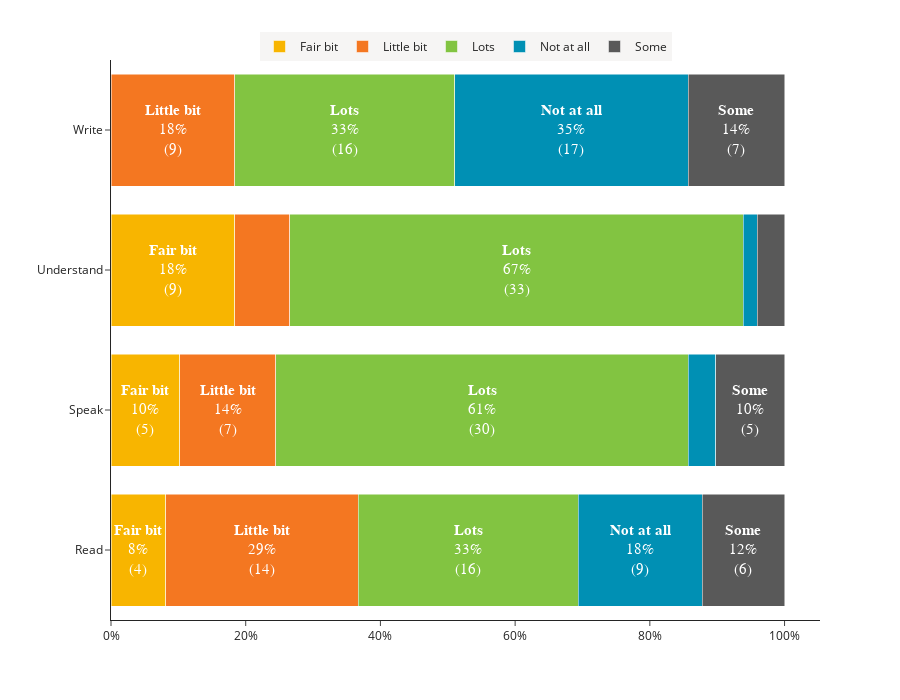

Notebook cell for this chart:
### Code cell
colors = ['#F8B500', '#F47721', '#82C441', '#0090B4', '#595959']

customdata  = np.stack((grouped_df['Response'], grouped_df['Count']), axis=-1)

hovertemplate = ("<b>%{customdata[0]}</b><br>" +
                  "Percentage: %{x:.0%}<br>" +
                  "Count: %{customdata[1]}<br>" +
                  "<extra></extra>")


fig = px.bar(grouped_df,
             x = 'Percentage',
             y='Question',
             color='Response',
             barmode = 'stack',
             orientation='h',
             template="simple_white",
             text = "<b>" + grouped_df['Response'] + "</b>" + "<br>" +
                    grouped_df['Percentage'].apply(lambda x: '{0:1.0f}%'.format(x * 100)) +
                    "<br>" + '(' + grouped_df['Count'].astype(str) + ')',
             hover_data={'Question':True, 'Response': True, 'Percentage': True, 'Count':True},
             height = 700,
             color_discrete_sequence=colors)

fig.update_traces(textposition='inside',
                  insidetextanchor= 'middle',
                  textfont=dict(family="san serif",
                                color="white"),
                  hovertemplate=hovertemplate)
                  
fig.update_yaxes(title = '',
                 showticklabels= True,)
fig.update_xaxes(title = '',
                 tickformat = ",.0%",
                 showticklabels= True,)

fig.update_layout(uniformtext_minsize=15,
                  uniformtext_mode='hide',
                  legend= dict(title= None,
                               bgcolor='#F6F5F4',
                               orientation = 'h',
                               yanchor="top",
                               y=1.05,
                               xanchor="center",
                               x=.5))
fig.show()

### Figure 1 — Plotly figure (JSON) as saved in the notebook; plotly's stock layout.template omitted (floating-point values rounded to 4 significant figures)
{"data": [{"alignmentgroup": "True", "customdata": [["Fair bit", 4], ["Fair bit", 5], ["Fair bit", 9]], "hovertemplate": "<b>%{customdata[0]}</b><br>Percentage: %{x:.0%}<br>Count: %{customdata[1]}<br><extra></extra>", "insidetextanchor": "middle", "legendgroup": "Fair bit", "marker": {"color": "#F8B500", "pattern": {"shape": ""}}, "name": "Fair bit", "offsetgroup": "Fair bit", "orientation": "h", "showlegend": true, "text": ["<b>Fair bit</b><br>8%<br>(4)", "<b>Fair bit</b><br>10%<br>(5)", "<b>Fair bit</b><br>18%<br>(9)"], "textfont": {"color": "white", "family": "san serif"}, "textposition": "inside", "type": "bar", "x": [0.08163, 0.102, 0.1837], "xaxis": "x", "y": ["Read", "Speak", "Understand"], "yaxis": "y"}, {"alignmentgroup": "True", "customdata": [["Little bit", 14], ["Little bit", 7], ["Little bit", 4], ["Little bit", 9]], "hovertemplate": "<b>%{customdata[0]}</b><br>Percentage: %{x:.0%}<br>Count: %{customdata[1]}<br><extra></extra>", "insidetextanchor": "middle", "legendgroup": "Little bit", "marker": {"color": "#F47721", "pattern": {"shape": ""}}, "name": "Little bit", "offsetgroup": "Little bit", "orientation": "h", "showlegend": true, "text": ["<b>Little bit</b><br>29%<br>(14)", "<b>Little bit</b><br>14%<br>(7)", "<b>Little bit</b><br>8%<br>(4)", "<b>Little bit</b><br>18%<br>(9)"], "textfont": {"color": "white", "family": "san serif"}, "textposition": "inside", "type": "bar", "x": [0.2857, 0.1429, 0.08163, 0.1837], "xaxis": "x", "y": ["Read", "Speak", "Understand", "Write"], "yaxis": "y"}, {"alignmentgroup": "True", "customdata": [["Lots", 16], ["Lots", 30], ["Lots", 33], ["Lots", 16]], "hovertemplate": "<b>%{customdata[0]}</b><br>Percentage: %{x:.0%}<br>Count: %{customdata[1]}<br><extra></extra>", "insidetextanchor": "middle", "legendgroup": "Lots", "marker": {"color": "#82C441", "pattern": {"shape": ""}}, "name": "Lots", "offsetgroup": "Lots", "orientation": "h", "showlegend": true, "text": ["<b>Lots</b><br>33%<br>(16)", "<b>Lots</b><br>61%<br>(30)", "<b>Lots</b><br>67%<br>(33)", "<b>Lots</b><br>33%<br>(16)"], "textfont": {"color": "white", "family": "san serif"}, "textposition": "inside", "type": "bar", "x": [0.3265, 0.6122, 0.6735, 0.3265], "xaxis": "x", "y": ["Read", "Speak", "Understand", "Write"], "yaxis": "y"}, {"alignmentgroup": "True", "customdata": [["Not at all", 9], ["Not at all", 2], ["Not at all", 1], ["Not at all", 17]], "hovertemplate": "<b>%{customdata[0]}</b><br>Percentage: %{x:.0%}<br>Count: %{customdata[1]}<br><extra></extra>", "insidetextanchor": "middle", "legendgroup": "Not at all", "marker": {"color": "#0090B4", "pattern": {"shape": ""}}, "name": "Not at all", "offsetgroup": "Not at all", "orientation": "h", "showlegend": true, "text": ["<b>Not at all</b><br>18%<br>(9)", "<b>Not at all</b><br>4%<br>(2)", "<b>Not at all</b><br>2%<br>(1)", "<b>Not at all</b><br>35%<br>(17)"], "textfont": {"color": "white", "family": "san serif"}, "textposition": "inside", "type": "bar", "x": [0.1837, 0.04082, 0.02041, 0.3469], "xaxis": "x", "y": ["Read", "Speak", "Understand", "Write"], "yaxis": "y"}, {"alignmentgroup": "True", "customdata": [["Some", 6], ["Some", 5], ["Some", 2], ["Some", 7]], "hovertemplate": "<b>%{customdata[0]}</b><br>Percentage: %{x:.0%}<br>Count: %{customdata[1]}<br><extra></extra>", "insidetextanchor": "middle", "legendgroup": "Some", "marker": {"color": "#595959", "pattern": {"shape": ""}}, "name": "Some", "offsetgroup": "Some", "orientation": "h", "showlegend": true, "text": ["<b>Some</b><br>12%<br>(6)", "<b>Some</b><br>10%<br>(5)", "<b>Some</b><br>4%<br>(2)", "<b>Some</b><br>14%<br>(7)"], "textfont": {"color": "white", "family": "san serif"}, "textposition": "inside", "type": "bar", "x": [0.1224, 0.102, 0.04082, 0.1429], "xaxis": "x", "y": ["Read", "Speak", "Understand", "Write"], "yaxis": "y"}], "layout": {"barmode": "stack", "height": 700, "legend": {"bgcolor": "#F6F5F4", "orientation": "h", "title": {}, "tracegroupgap": 0, "x": 0.5, "xanchor": "center", "y": 1.05, "yanchor": "top"}, "margin": {"t": 60}, "uniformtext": {"minsize": 15, "mode": "hide"}, "xaxis": {"anchor": "y", "domain": [0, 1], "showticklabels": true, "tickformat": ",.0%", "title": {"text": ""}}, "yaxis": {"anchor": "x", "domain": [0, 1], "showticklabels": true, "title": {"text": ""}}}}
